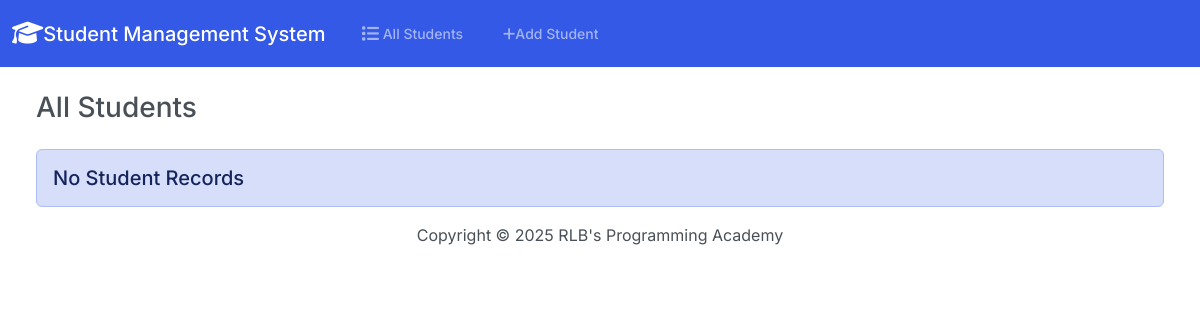
/, run on an earlier commit of the app's database.
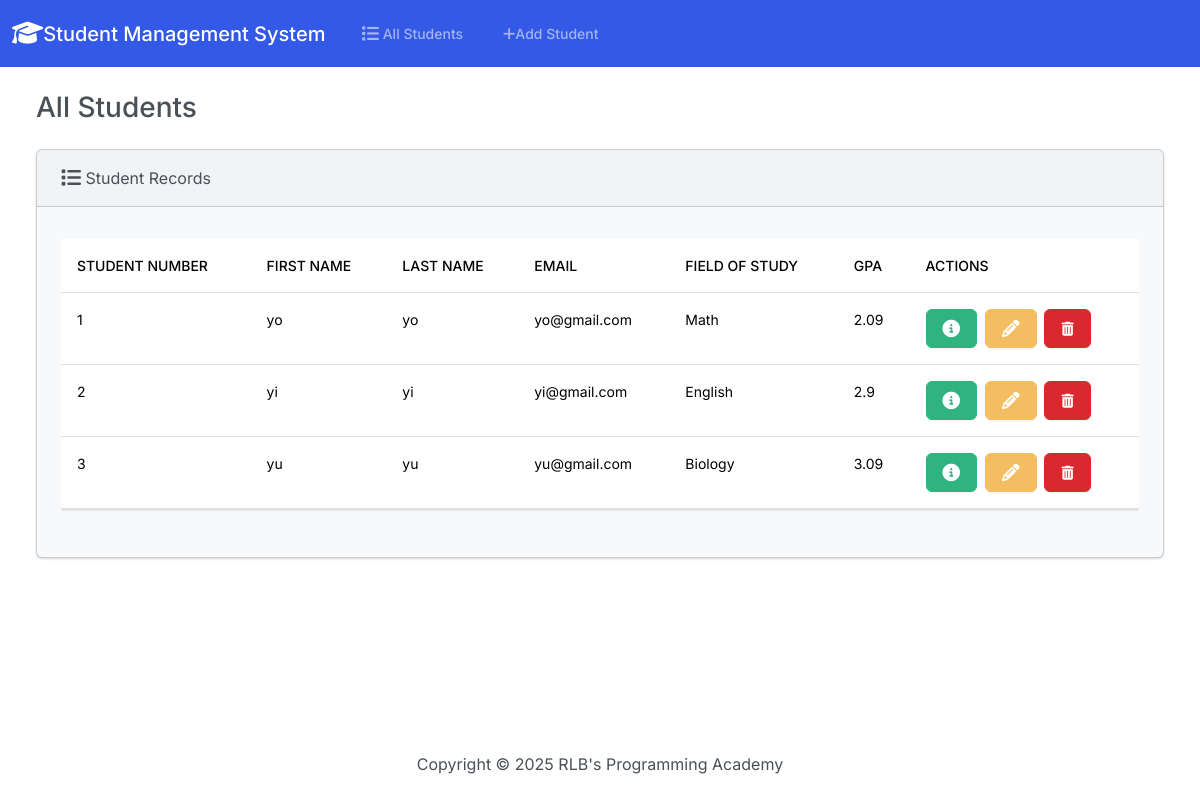
And on a later commit of the database.
### students/models.py (models this page shows, shortened)
class Student(models.Model):
    student_number=models.PositiveIntegerField()
    first_name=models.CharField(max_length=50)
    last_name= models.CharField(max_length=50)
    email=models.EmailField(max_length=50)
    field_of_study=models.CharField(max_length=50)
    gpa=models.FloatField()

### students/views.py (the view)
# urls.py: path('',views.index,name='index'),
def index(request):
    return render(request,'students/index.html',{
        'students':Student.objects.all()
    })

### students/templates/students/index.html (shortened to what this page needs)
{% extends "students/base.html" %}
{% block body %}
<h3 class="m-4">All Students</h3>
      <div class="row">
        <div class="col-12">
          {% if students %}
            <div class="card bg-light ms-4 me-4 mb-4">
                <div class="card-header">
                  <i class="fa-solid fa-list fa-lg"></i> Student Records
                </div>
                <div class="card-body">
                  <p class="card-text">
                    <div class="table-responsive">
                      <table class="table table-hover">
                        <thead>
                          <tr>
                            <th scope="col">Student Number</th>
                            <th scope="col">First Name</th>
                            <th scope="col">Last Name</th>
                            <th scope="col">Email</th>
                            <th scope="col">Field of Study</th>
                            <th scope="col">GPA</th>
                            <th scope="col">Actions</th>
                          </tr>
                        </thead>
                        <tbody>
                        {% for student in students %}
                        <tr>
                          <td>{{ student.student_number}}</td>
                          <td>{{ student.first_name}}</td>
                          <td>{{ student.last_name}}</td>
                          <td>{{ student.email}}</td>
                          <td>{{ student.field_of_study}}</td>
                          <td>{{ student.gpa}}</td>
                          <td>
                            <button type="button" class="btn btn-success me-1" href="{% url 'view_student' student.id %}" data-bs-toggle="modal" data-bs-target="#myModal{{student.id}}">
                            </button>
                            <a class="btn btn-warning me-1" href="{% url 'edit' student.id %}">
                            </a>
                            <button type="button" class="btn btn-danger" data-bs-toggle="modal" data-bs-target="#delete{{student.id}}">
                              <i class="fa-solid fa-trash-can"></i>
                            </button>
                          </td>
                        </tr>
                        {% endfor %}
                        </tbody>
                      </table>
                    </div>
                  </p>
                </div>
              </div>
           </div>
          {% else %}
          <h5 class="alert alert-primary ms-4 me-4">No Student Records </h5>
          {% endif%}
      </div>
{% endblock %}

### students/templates/students/base.html (shortened to what this page needs)
{% load static%}
<!DOCTYPE html>
<html lang="en">
<head>
    <link rel="stylesheet" href="https://cdnjs.cloudflare.com/ajax/libs/font-awesome/6.7.2/css/all.min.css"/>
    <link href="{% static 'css/bootstrap.min.css' %}" rel="stylesheet">
</head>
<body class="d-flex flex-column min-vh-100">
    <nav class="navbar navbar-expand-lg bg-primary" data-bs-theme="dark">
        <div class="container-fluid">
          <a class="navbar-brand" href="{% url 'index'%}">
            <i class="fa-solid fa-graduation-cap fa-lg"></i>Student Management System
          </a>
          <div class="collapse navbar-collapse" id="navbarColor01">
            <ul class="navbar-nav me-auto">
              <li class="nav-item">
                <a class="nav-link" href="{% url 'index' %}">
                    All Students
                </a>
              </li>
              <li class="nav-item">
                <a class="nav-link" href="{% url 'add' %}">
                  <i class="fa-solid fa-plus"></i>Add Student
                </a>
              </li>
            </ul>
          </div>
        </div>
      </nav>
   <div class="container-fluid">
      {% block body %}
      {% endblock %}
   </div>
   <footer class="mt-auto mb-4">
        <div class="text-center">
            <span>
                Copyright &copy; <script>document.write(new Date().getFullYear())</script> RLB's Programming Academy
            </span>
        </div>
   </footer>
</body>
</html>

What changed in the data, as far as the page shows it:
added Student: student_number "1", first_name "yo", last_name "yo", email "yo@gmail.com", field_of_study "Math", gpa "2.09"
added Student: student_number "2", first_name "yi", last_name "yi", email "yi@gmail.com", field_of_study "English", gpa "2.9"
added Student: student_number "3", first_name "yu", last_name "yu", email "yu@gmail.com", field_of_study "Biology", gpa "3.09"
Also different on the page:
text no longer shown: "No Student Records"
text now shown: "Student Records STUDENT NUMBER FIRST NAME LAST NAME EMAIL FIELD OF STUDY GPA ACTIONS"
